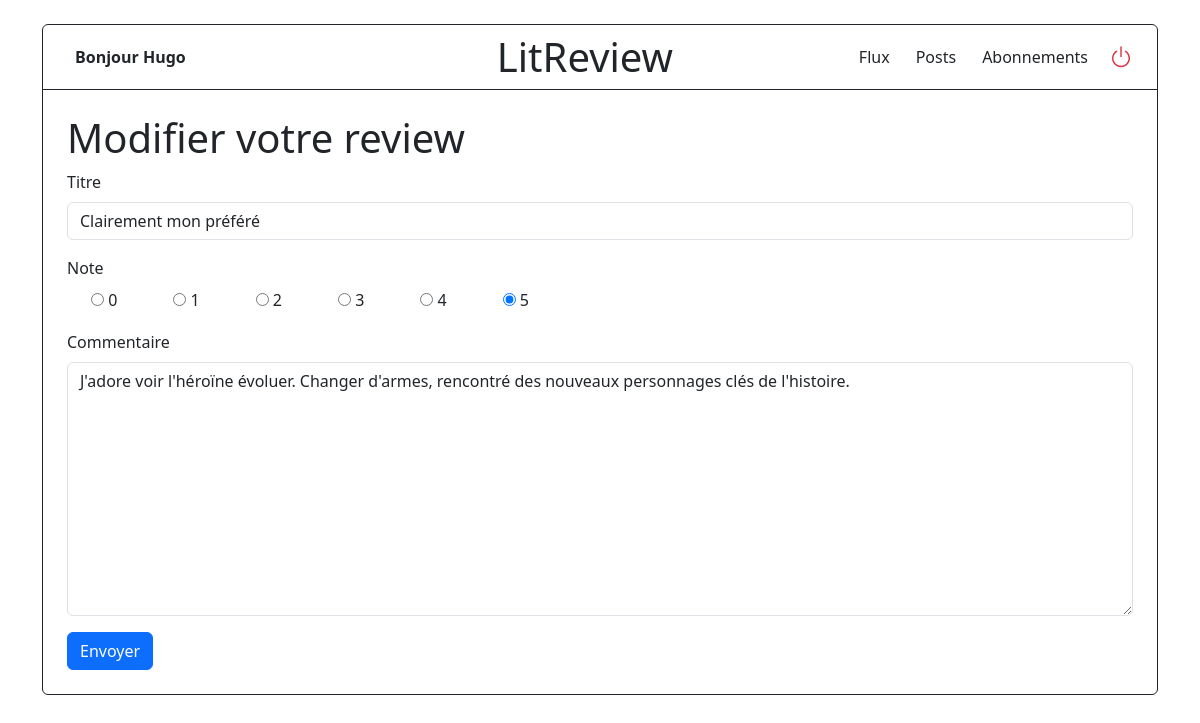
The page /update-review/8/ (signed in) on the database its author committed.
### authentication/models.py (models this page shows)
class User(AbstractUser):
    ADMIN = 'admin'
    USER = 'user'
    ROLE_CHOICES = (
        (ADMIN, 'admin'),
        (USER, 'user'),
    )
    role = models.CharField(max_length=20, choices=ROLE_CHOICES, default=USER)

### social_network/models.py (models this page shows)
class Review(models.Model):
    ticket = models.ForeignKey(to=Ticket, on_delete=models.CASCADE)
    rating = models.PositiveSmallIntegerField(
        validators=[MinValueValidator(0), MaxValueValidator(5)])
    headline = models.CharField(max_length=128)
    body = models.CharField(max_length=8192, blank=True)
    user = models.ForeignKey(User, on_delete=models.CASCADE)
    time_created = models.DateTimeField(auto_now_add=True)

### social_network/views.py (the view, shortened to what this page needs)
class ReviewUpdateView(LoginRequiredMixin, UpdateView):
    template_name = 'social_network/review_update_form.html'
    model = Review
    form_class = ReviewForm
    success_url = reverse_lazy('feed')
    def get_queryset(self):
            return Review.objects.filter(user=self.request.user)

### social_network/forms.py
class ReviewForm(forms.ModelForm):
    class Meta:
        model = Review
        fields = ['headline', 'body', 'rating']
        labels = {
            'headline': 'Titre',
            'body': 'Commentaire',
            'rating': 'Note',
        }
        widgets = {
            'headline': forms.TextInput(attrs={'placeholder': ''}),
            'body': forms.Textarea(attrs={'placeholder': ''}),
            'rating': forms.RadioSelect(
                choices=[(i, str(i)) for i in range(6)]
            ),
        }

### social_network/templates/social_network/review_update_form.html (shortened to what this page needs)
{% extends "social_network/base.html" %}
{% load django_bootstrap5 %}
{% block main %}
<h1>Modifier votre review</h1>
<form method="POST">
    {% bootstrap_field form.headline %}
    <div class="mb-3">
        <label class="form-label">Note</label>
        <div class="d-flex gap-3">
            {% for radio in form.rating %}
                <div class="form-check form-check-inline">
                    {{ radio.tag }}
                    <label class="form-check-label" for="{{ radio.id_for_label }}">{{ radio.choice_label }}</label>
                </div>
            {% endfor %}
        </div>
    </div>
    {% bootstrap_field form.body %}
    <button type="submit" class="btn btn-primary">Envoyer</button>
</form>
{% endblock %}

### social_network/templates/social_network/base.html (shortened to what this page needs)
{% extends "base.html" %}
{% block body %}
<div class="container my-4">
    <div class="border border-dark rounded-2">
        <header aria-label="Navigation principale" class="d-flex justify-content-between align-items-center border-bottom border-dark px-3">
            <div style="width: 265px;" class="d-flex align-items-center px-3">
                <span class="fw-semibold">Bonjour {{ request.user.username }}</span>
            </div>
            <h1 class="p-2 mb-0">LitReview</h1>
            <nav class="d-flex align-items-center">
                {% with current_url=request.path %}
                    {% url "feed" as url_feed %}
                    {% url "home" as url_home %}
                    {% url "followers" as url_followers %}
                    <a href="{{ url_feed }}" class="btn btn-hover {% if current_url == url_feed %}bg-secondary text-white{% endif %}">Flux</a>
                    <a href="{{ url_home }}" class="btn btn-hover {% if current_url == url_home %}bg-secondary text-white{% endif %}">Posts</a>
                    <a href="{{ url_followers }}" class="btn btn-hover {% if current_url == url_followers %}bg-secondary text-white{% endif %}">Abonnements</a>
                {% endwith %}
                <form class="d-inline p-2" method="POST" action="{% url 'logout' %}">
                    <button type="submit" aria-label="Se déconnecter" class="btn p-0 border-0 bg-transparent text-danger">
                        <i class="bi bi-power" aria-hidden="true" style="font-size: 24px;"></i>
                    </button>
                </form>
            </nav>
        </header>
        <main class="p-4">
            {% block main %}
            {% endblock %}
        </main>
    </div>
</div>
{% endblock %}

### rows shown on the page
User: user.username "Hugo"
Review: headline "Clairement mon préféré", body "J'adore voir l'héroïne évoluer. Changer d'armes, rencontré des nouveaux personnages clés de l'histoire."

### other values the page prints
{{ radio.choice_label }} "0" "1" "2" "3" "4" "5"
